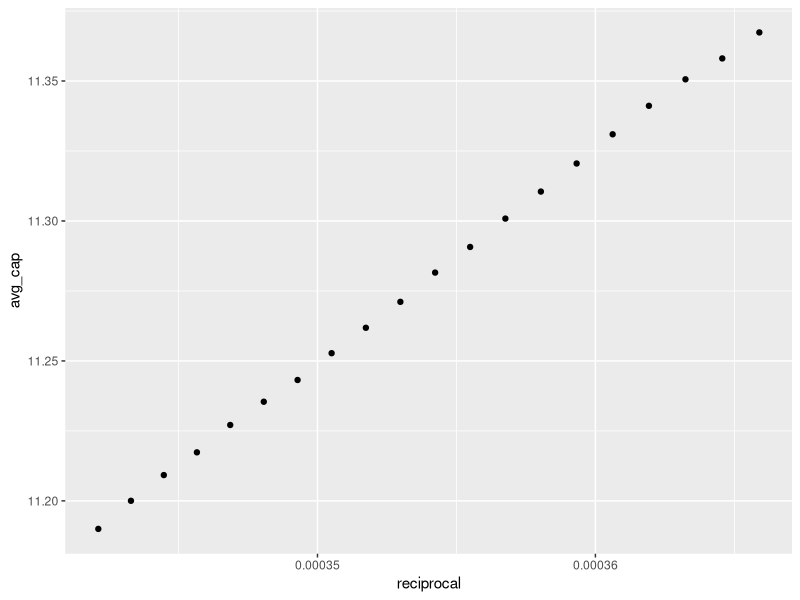
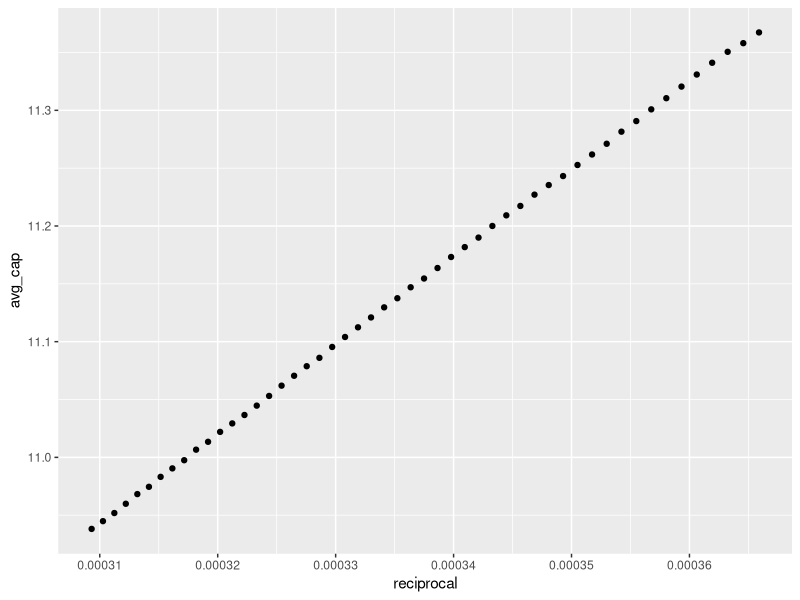
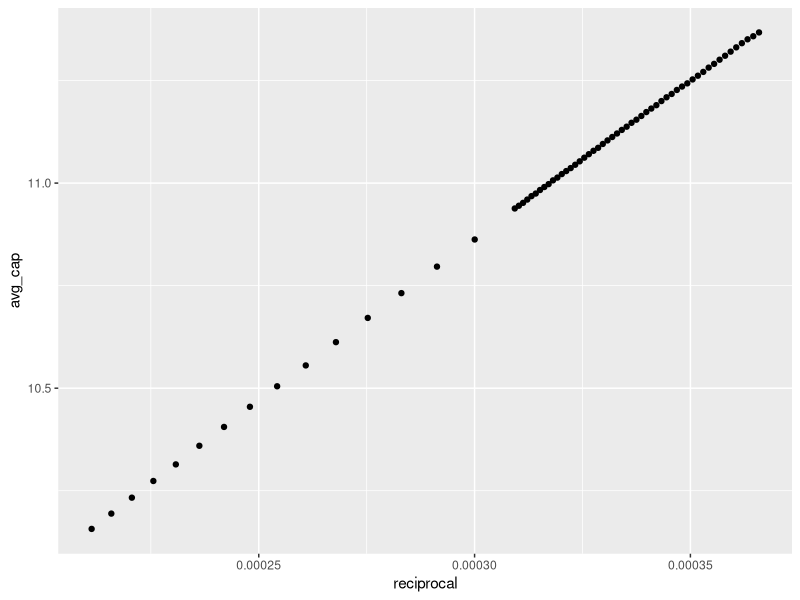
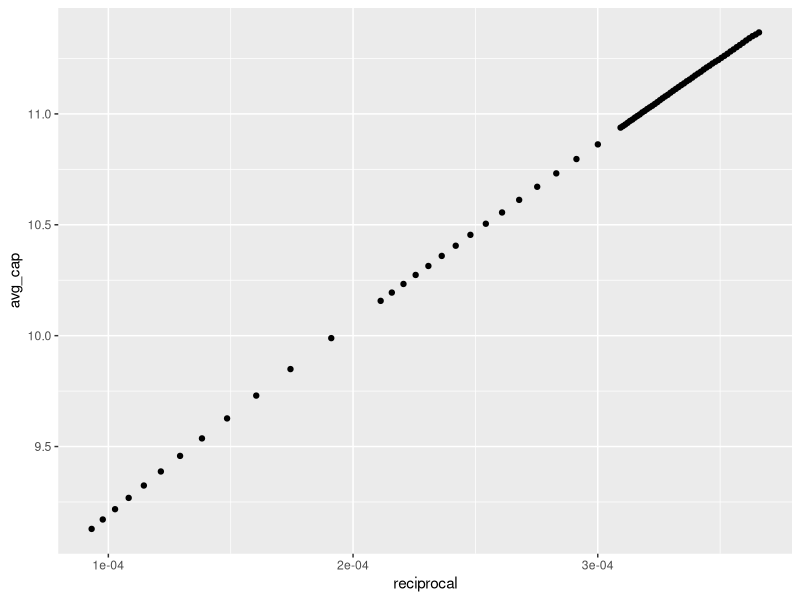

Generate these figures, in order, with R: (Note: this script raises an error after producing the figures.)
library(tidyverse)
library(ggthemes)

setwd("~/hoffman/capacitance/capacitance_sensing/rscripts")

# I read in the data
micrometer_stage_sep1 <- read_csv("../csv_files/micrometerstage1.csv")
micrometer_stage_sep2 <- read_csv("../csv_files/micrometerstage2.csv")
micrometer_stage_sep3 <- read_csv("../csv_files/micrometerstage3.csv")
micrometer_stage_sep4 <- read_csv("../csv_files/micrometerstage4.csv")

# I store the data for each segment into a cleaned tibble
sep1 <- micrometer_stage_sep1 %>% 
  mutate(distance = separation) %>% 
  group_by(distance) %>%
  summarize(avg_cap = mean(capacitance)/(10^6), count = n()) %>%
  filter(count>1) %>% 
  ungroup() %>% 
  mutate(reciprocal = 1/distance)

sep2 <- micrometer_stage_sep2 %>% 
  mutate(distance = separation) %>% 
  group_by(distance) %>%
  summarize(avg_cap = mean(capacitance)/(10^6), count = n()) %>%
  filter(count>1) %>% 
  ungroup() %>% 
  mutate(reciprocal = 1/distance)

sep3 <- micrometer_stage_sep3 %>% 
  mutate(distance = separation) %>% 
  group_by(distance) %>%
  summarize(avg_cap = mean(capacitance)/(10^6), count = n()) %>%
  filter(count>1) %>% 
  ungroup() %>% 
  mutate(reciprocal = 1/distance)

sep4 <- micrometer_stage_sep4 %>% 
  mutate(distance = separation) %>% 
  group_by(distance) %>%
  summarize(avg_cap = mean(capacitance)/(10^6), count = n()) %>%
  filter(count>1) %>% 
  ungroup() %>% 
  mutate(reciprocal = 1/distance)

# I plot the reciprocals to see if they indeed appear linear 
ggplot(sep1, aes(reciprocal, avg_cap))+geom_point()
ggplot(sep2, aes(reciprocal, avg_cap))+geom_point()
ggplot(sep3, aes(reciprocal, avg_cap))+geom_point()
ggplot(sep4, aes(reciprocal, avg_cap))+geom_point()

#I find the slope and intercept of a trend line for capacitance vs 1/distance
slope1 <- coef(lm(avg_cap~reciprocal, sep1))[["reciprocal"]]
intercept1 <- coef(lm(avg_cap~reciprocal, sep1))[["(Intercept)"]]

slope2 <- coef(lm(avg_cap~reciprocal, sep2))[["reciprocal"]]
intercept2 <- coef(lm(avg_cap~reciprocal, sep2))[["(Intercept)"]]

slope3 <- coef(lm(avg_cap~reciprocal, sep3))[["reciprocal"]]
intercept3 <- coef(lm(avg_cap~reciprocal, sep3))[["(Intercept)"]]

slope4 <- coef(lm(avg_cap~reciprocal, sep4))[["reciprocal"]]
intercept4 <- coef(lm(avg_cap~reciprocal, sep4))[["(Intercept)"]]

# I over-write the data tibble with another tibble that also has the 
# value from the regression line and the error in microns
sep1 <- sep1 %>% 
  mutate(theory_value = (avg_cap-intercept1)/slope1) %>% 
  mutate(error = abs(1/reciprocal-1/theory_value))

sep2 <- sep2 %>% 
  mutate(theory_value = (avg_cap-intercept2)/slope2) %>% 
  mutate(error = abs(1/reciprocal-1/theory_value))

sep3 <- sep3 %>% 
  mutate(theory_value = (avg_cap-intercept3)/slope3) %>% 
  mutate(error = abs(1/reciprocal-1/theory_value))

sep4 <- sep4 %>% 
  mutate(theory_value = (avg_cap-intercept4)/slope4) %>% 
  mutate(error = 1/reciprocal-1/theory_value)
  mutate(error = abs(1/reciprocal-1/theory_value))

# I output the average error in each of the cases:
sep1 %>%  summarize(avg_error = mean(error), stdev = sd(error))
sep2 %>%  summarize(avg_error = mean(error), stdev = sd(error))
sep3 %>%  summarize(avg_error = mean(error), stdev = sd(error))
sep4 %>%  summarize(avg_error = mean(error), stdev = sd(error))
  